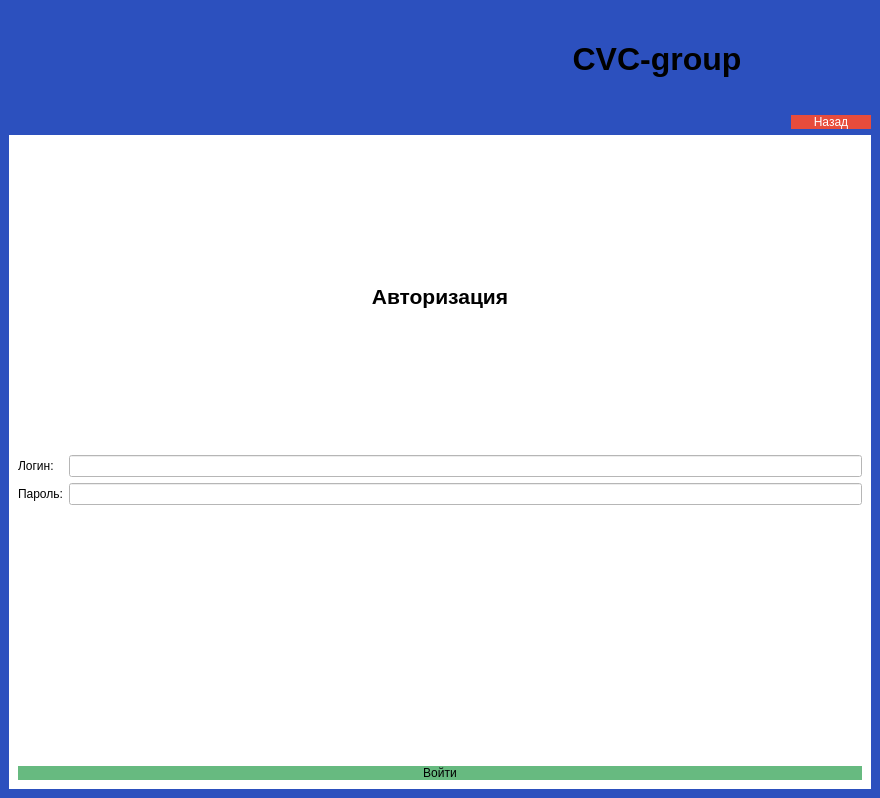
<?xml version="1.0" encoding="UTF-8"?>
<ui version="4.0">
 <class>MainWindow</class>
 <widget class="QMainWindow" name="MainWindow">
  <property name="geometry">
   <rect>
    <x>0</x>
    <y>0</y>
    <width>880</width>
    <height>798</height>
   </rect>
  </property>
  <property name="windowTitle">
   <string>КВК Групп</string>
  </property>
  <property name="styleSheet">
   <string notr="true">background-color: rgb(44,80,190);</string>
  </property>
  <widget class="QWidget" name="centralwidget">
   <layout class="QVBoxLayout" name="mainLayout">
    <item>
     <layout class="QHBoxLayout" name="headerLayout">
      <item>
       <widget class="QLabel" name="logoLabel">
        <property name="minimumSize">
         <size>
          <width>100</width>
          <height>100</height>
         </size>
        </property>
        <property name="pixmap">
         <pixmap>../../../.designer/media/cvc.PNG</pixmap>
        </property>
       </widget>
      </item>
      <item>
       <widget class="QLabel" name="titleLabel">
        <property name="font">
         <font>
          <family>Segoe UI</family>
          <pointsize>24</pointsize>
          <weight>75</weight>
          <bold>true</bold>
         </font>
        </property>
        <property name="styleSheet">
         <string notr="true"/>
        </property>
        <property name="text">
         <string>CVC-group</string>
        </property>
        <property name="alignment">
         <set>Qt::AlignCenter</set>
        </property>
       </widget>
      </item>
     </layout>
    </item>
    <item alignment="Qt::AlignRight">
     <widget class="QPushButton" name="backButton">
      <property name="minimumSize">
       <size>
        <width>80</width>
        <height>0</height>
       </size>
      </property>
      <property name="maximumSize">
       <size>
        <width>100</width>
        <height>16777215</height>
       </size>
      </property>
      <property name="styleSheet">
       <string notr="true">background-color: #E74C3C; color: white; border: #E74C3C;</string>
      </property>
      <property name="text">
       <string>Назад</string>
      </property>
     </widget>
    </item>
    <item>
     <widget class="QStackedWidget" name="stackedWidget">
      <property name="styleSheet">
       <string notr="true">background-color: rgb(255, 255, 255);</string>
      </property>
      <property name="currentIndex">
       <number>0</number>
      </property>
      <widget class="QWidget" name="pageLogin">
       <layout class="QVBoxLayout" name="loginLayout">
        <item>
         <widget class="QLabel" name="loginTitle">
          <property name="font">
           <font>
            <pointsize>16</pointsize>
            <weight>75</weight>
            <bold>true</bold>
           </font>
          </property>
          <property name="text">
           <string>Авторизация</string>
          </property>
          <property name="alignment">
           <set>Qt::AlignCenter</set>
          </property>
         </widget>
        </item>
        <item>
         <layout class="QFormLayout" name="formLayoutLogin">
          <item row="0" column="0">
           <widget class="QLabel" name="labelLogin">
            <property name="text">
             <string>Логин:</string>
            </property>
           </widget>
          </item>
          <item row="0" column="1">
           <widget class="QLineEdit" name="loginInput"/>
          </item>
          <item row="1" column="0">
           <widget class="QLabel" name="labelPassword">
            <property name="text">
             <string>Пароль:</string>
            </property>
           </widget>
          </item>
          <item row="1" column="1">
           <widget class="QLineEdit" name="passwordInput">
            <property name="echoMode">
             <enum>QLineEdit::Password</enum>
            </property>
           </widget>
          </item>
         </layout>
        </item>
        <item>
         <widget class="QPushButton" name="btnLogin">
          <property name="styleSheet">
           <string notr="true">background-color: #67BA80;
border: #67BA80;</string>
          </property>
          <property name="text">
           <string>Войти</string>
          </property>
         </widget>
        </item>
       </layout>
      </widget>
      <widget class="QWidget" name="pageMain">
       <layout class="QVBoxLayout" name="mainPageLayout">
        <item>
         <widget class="QListWidget" name="listWidget">
          <property name="styleSheet">
           <string notr="true">QListWidget {
    background-color: white;
    outline: 0;
}

QListWidget::item {
    border: 1px solid #ddd;
    padding: 14px;
    margin: 5px;
    min-height: auto;
    height: auto;
}

QListWidget::item:selected {
    background-color: #f0f0f0;
}</string>
          </property>
         </widget>
        </item>
        <item>
         <layout class="QHBoxLayout" name="buttonLayout">
          <item>
           <widget class="QPushButton" name="btnAdd">
            <property name="styleSheet">
             <string notr="true">background-color: #67BA80;
border: #67BA80;</string>
            </property>
            <property name="text">
             <string>Добавить</string>
            </property>
           </widget>
          </item>
          <item>
           <widget class="QPushButton" name="btnLogout">
            <property name="styleSheet">
             <string notr="true">background-color: #E74C3C; color: white; border: #E74C3C;</string>
            </property>
            <property name="text">
             <string>Выйти</string>
            </property>
           </widget>
          </item>
         </layout>
        </item>
       </layout>
      </widget>
      <widget class="QWidget" name="employeePage">
       <layout class="QGridLayout" name="employeeLayout">
        <item row="2" column="0">
         <widget class="QLabel" name="positionLabel">
          <property name="text">
           <string>Должность:</string>
          </property>
         </widget>
        </item>
        <item row="1" column="0">
         <widget class="QLabel" name="employeeNameLabel">
          <property name="text">
           <string>ФИО:</string>
          </property>
         </widget>
        </item>
        <item row="1" column="1">
         <widget class="QLineEdit" name="employeeNameEdit"/>
        </item>
        <item row="2" column="1">
         <widget class="QComboBox" name="positionCombo">
          <item>
           <property name="text">
            <string>Менеджер</string>
           </property>
          </item>
          <item>
           <property name="text">
            <string>Разработчик</string>
           </property>
          </item>
          <item>
           <property name="text">
            <string>Аналитик</string>
           </property>
          </item>
         </widget>
        </item>
        <item row="3" column="1">
         <widget class="QComboBox" name="departmentCombo">
          <item>
           <property name="text">
            <string>IT</string>
           </property>
          </item>
          <item>
           <property name="text">
            <string>Маркетинг</string>
           </property>
          </item>
          <item>
           <property name="text">
            <string>Продажи</string>
           </property>
          </item>
         </widget>
        </item>
        <item row="4" column="0">
         <widget class="QLabel" name="contactsLabel">
          <property name="text">
           <string>Контакты:</string>
          </property>
         </widget>
        </item>
        <item row="4" column="1">
         <widget class="QLineEdit" name="contactsEdit"/>
        </item>
        <item row="3" column="0">
         <widget class="QLabel" name="departmentLabel">
          <property name="text">
           <string>Отдел:</string>
          </property>
         </widget>
        </item>
        <item row="5" column="1">
         <widget class="QPushButton" name="saveEmployeeButton">
          <property name="text">
           <string>Сохранить</string>
          </property>
         </widget>
        </item>
        <item row="6" column="1">
         <widget class="QPushButton" name="deleteEmployeeButton">
          <property name="text">
           <string>удалить</string>
          </property>
         </widget>
        </item>
       </layout>
      </widget>
      <widget class="QWidget" name="storagePage">
       <layout class="QGridLayout" name="storageLayout">
        <item row="0" column="0">
         <widget class="QLabel" name="productNameLabel">
          <property name="text">
           <string>Название:</string>
          </property>
         </widget>
        </item>
        <item row="0" column="1">
         <widget class="QLineEdit" name="productNameEdit"/>
        </item>
        <item row="1" column="0">
         <widget class="QLabel" name="articulLabel">
          <property name="text">
           <string>Артикул:</string>
          </property>
         </widget>
        </item>
        <item row="1" column="1">
         <widget class="QLineEdit" name="articulEdit"/>
        </item>
        <item row="2" column="0">
         <widget class="QLabel" name="categoryLabel">
          <property name="text">
           <string>Категория:</string>
          </property>
         </widget>
        </item>
        <item row="3" column="0">
         <widget class="QLabel" name="locationLabel">
          <property name="text">
           <string>Место хранения:</string>
          </property>
         </widget>
        </item>
        <item row="3" column="1">
         <widget class="QLineEdit" name="locationEdit"/>
        </item>
        <item row="2" column="1">
         <widget class="QComboBox" name="categoryCombo">
          <item>
           <property name="text">
            <string>Электроника</string>
           </property>
          </item>
          <item>
           <property name="text">
            <string>Офис</string>
           </property>
          </item>
          <item>
           <property name="text">
            <string>Хозтовары</string>
           </property>
          </item>
         </widget>
        </item>
        <item row="4" column="1">
         <widget class="QSpinBox" name="quantitySpin"/>
        </item>
        <item row="4" column="0">
         <widget class="QLabel" name="quantityLabel">
          <property name="text">
           <string>Количество:</string>
          </property>
         </widget>
        </item>
        <item row="5" column="1">
         <widget class="QPushButton" name="saveStorageButton">
          <property name="text">
           <string>Сохранить</string>
          </property>
         </widget>
        </item>
        <item row="6" column="1">
         <widget class="QPushButton" name="deleteStorageButton">
          <property name="text">
           <string>Удалить</string>
          </property>
         </widget>
        </item>
       </layout>
      </widget>
      <widget class="QWidget" name="partnerPage">
       <layout class="QGridLayout" name="partnerLayout">
        <item row="0" column="0">
         <widget class="QLabel" name="companyNameLabel">
          <property name="text">
           <string>Название компании:</string>
          </property>
         </widget>
        </item>
        <item row="1" column="1">
         <widget class="QLineEdit" name="directorEdit"/>
        </item>
        <item row="0" column="1">
         <widget class="QLineEdit" name="companyNameEdit"/>
        </item>
        <item row="2" column="1">
         <widget class="QLineEdit" name="partnerPhoneEdit"/>
        </item>
        <item row="2" column="0">
         <widget class="QLabel" name="partnerPhoneLabel">
          <property name="text">
           <string>Телефон:</string>
          </property>
         </widget>
        </item>
        <item row="1" column="0">
         <widget class="QLabel" name="directorLabel">
          <property name="text">
           <string>Контактное лицо:</string>
          </property>
         </widget>
        </item>
        <item row="3" column="1">
         <widget class="QPushButton" name="savePartnerButton">
          <property name="text">
           <string>Сохранить</string>
          </property>
         </widget>
        </item>
        <item row="4" column="1">
         <widget class="QPushButton" name="deletePartnerButton">
          <property name="text">
           <string>Удалить</string>
          </property>
         </widget>
        </item>
       </layout>
      </widget>
     </widget>
    </item>
   </layout>
  </widget>
 </widget>
 <resources/>
 <connections/>
</ui>
